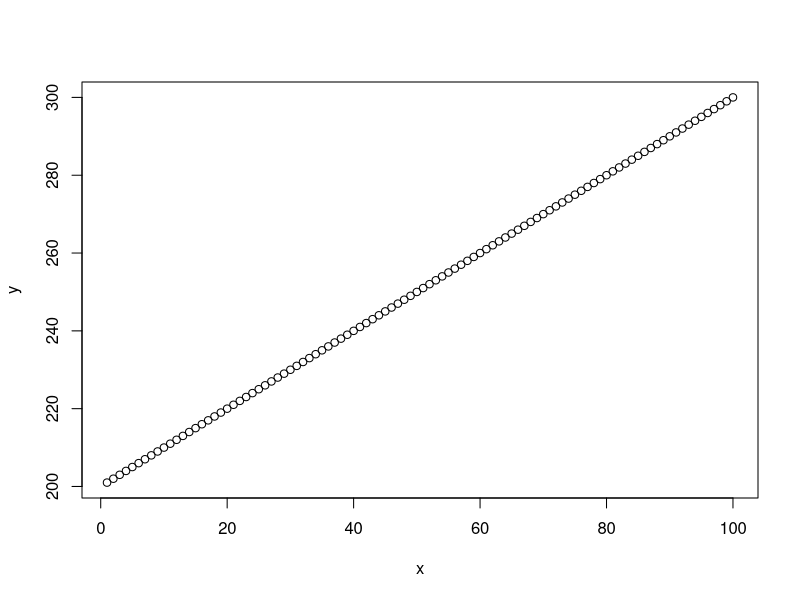
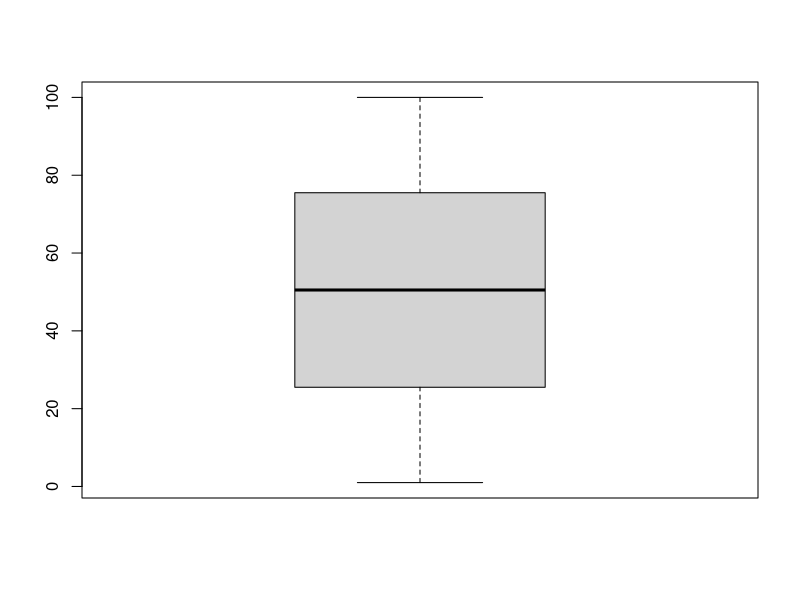
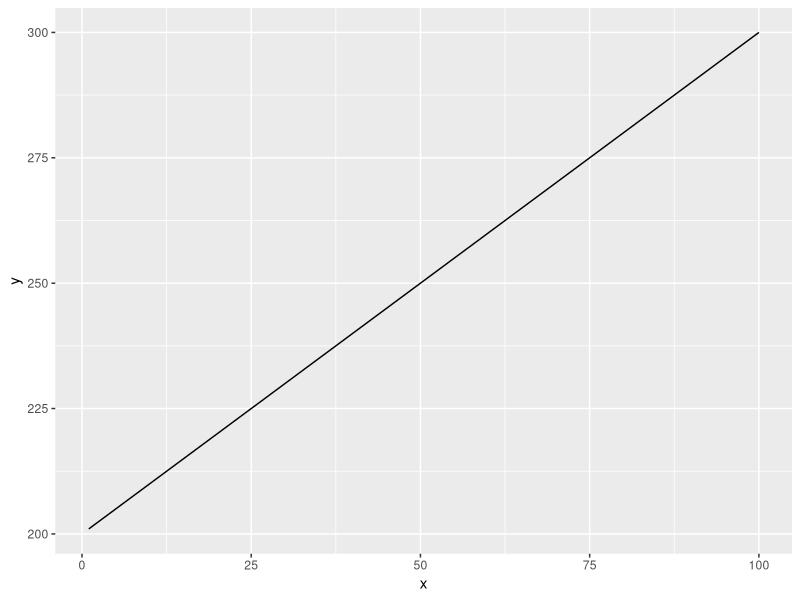

Recreate these plots in R, in order.
#### Aula do dia 12-03-25 ####

# ctrl + r para executar no R console
# ctrl + enter no R studio
4 + 4 - 3
100 ^ 2
1:100 # Sequência de 1 até 100

x = 1:100 # vetor
y = 201:300

plot(x,y)
boxplot(x)

# para carregar uma biblioteca, colocar o nome da bibloteca dentro do ()
library(ggplot2)

# gráfico
dados = data.frame(x=x, y=y)

ggplot(data=dados, aes(x=x, y=y)) + geom_line()
